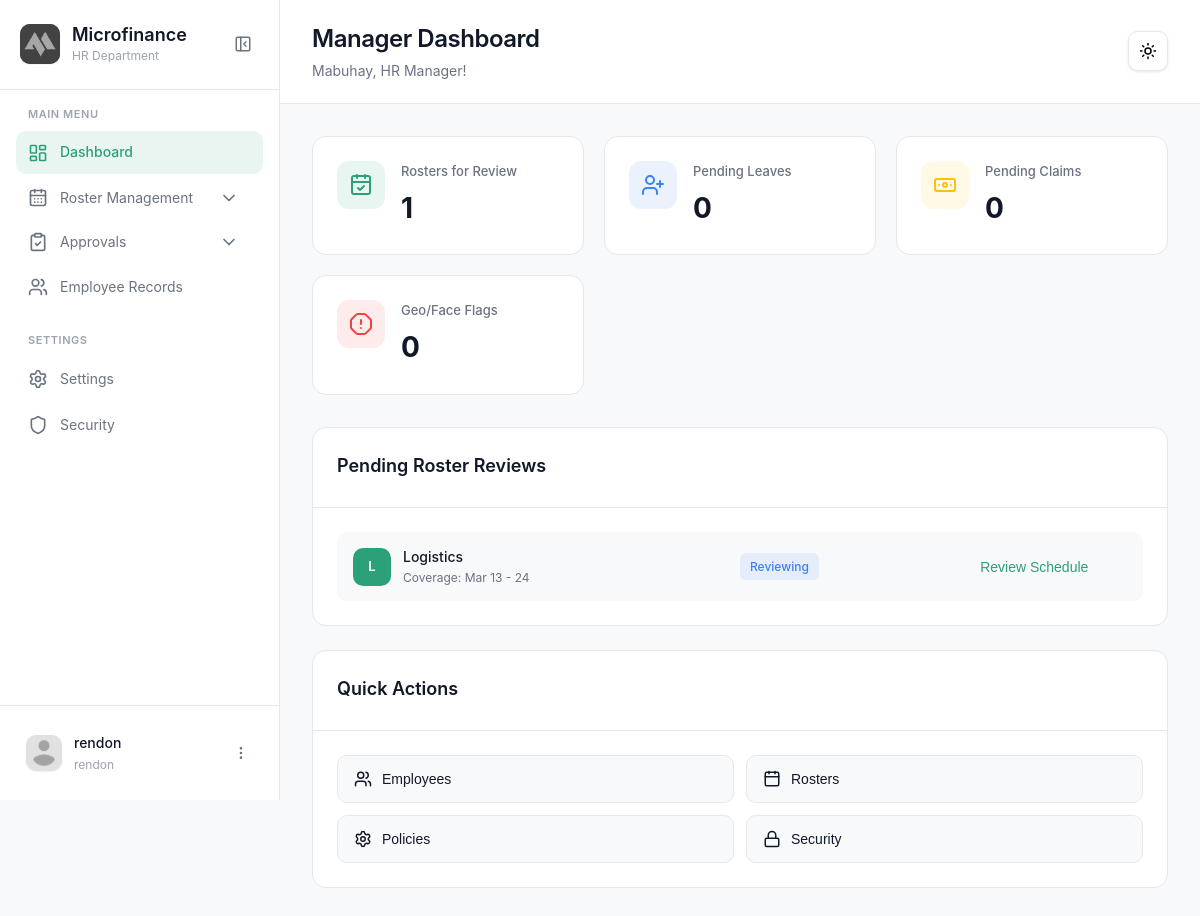
Page /modules/manager/dashboard.php (signed in) on the committed database.
### tables this page shows
CREATE TABLE `weekly_roster` (
  `RosterID` int(11) NOT NULL,
  `DepartmentID` int(11) NOT NULL,
  `WeekStart` date NOT NULL,
  `WeekEnd` date NOT NULL,
  `Status` enum('DRAFT','FOR_REVIEW','RETURNED','APPROVED','PUBLISHED') NOT NULL DEFAULT 'DRAFT',
  `CreatedByAccountID` int(11) NOT NULL,
  `CreatedAt` timestamp NOT NULL DEFAULT current_timestamp(),
  `UpdatedAt` timestamp NOT NULL DEFAULT current_timestamp() ON UPDATE current_timestamp(),
  `ReviewedByAccountID` int(11) DEFAULT NULL,
  `ReviewedAt` datetime DEFAULT NULL,
  `ReviewNotes` text DEFAULT NULL,
  `PublishedByAccountID` int(11) DEFAULT NULL,
  `PublishedAt` datetime DEFAULT NULL
);

CREATE TABLE `department` (
  `DepartmentID` int(11) NOT NULL,
  `DepartmentName` varchar(100) NOT NULL
);

### modules/manager/dashboard.php (the view, shortened to what this page needs)
<?php
require_once "../../config/config.php";
$managerName = $_SESSION['Username'] ?? 'HR Manager';
$rosterCount = $conn->query("SELECT COUNT(*) as total FROM weekly_roster WHERE Status = 'FOR_REVIEW'")->fetch_assoc()['total'] ?? 0;
$leaveCount  = $conn->query("SELECT COUNT(*) as total FROM leave_requests WHERE Status = 'PENDING'")->fetch_assoc()['total'] ?? 0;
$claimCount  = $conn->query("SELECT COUNT(*) as total FROM reimbursement_claims WHERE Status = 'PENDING'")->fetch_assoc()['total'] ?? 0;
?>
<!DOCTYPE html>
<html lang="en">
<head>
    <link rel="stylesheet" href="../../css/officer/dashboard.css">
</head>
<body class="theme-controlled">
    <?php include "sidebar.php"; ?>
    <main class="main-content">
        <header class="page-header">
            <div class="header-left">
                <div class="header-title">
                    <h1>Manager Dashboard</h1>
                    <p>Mabuhay, <?php echo htmlspecialchars($managerName); ?>!</p>
                </div>
            </div>
            <div class="header-right">
                <?php include "theme.php"; ?>
            </div>
        </header>
        <div class="content-wrapper">
            <div class="stats-grid">
                <div class="stat-card">
                    <div class="stat-icon" style="background: rgba(44, 160, 120, 0.1); color: var(--brand-green);"><i data-lucide="calendar-check"></i></div>
                    <div class="stat-content">
                        <span class="stat-label">Rosters for Review</span>
                        <span class="stat-value"><?php echo $rosterCount; ?></span>
                    </div>
                </div>
                <div class="stat-card">
                    <div class="stat-icon" style="background: rgba(59, 130, 246, 0.1); color: #3b82f6;"><i data-lucide="user-plus"></i></div>
                    <div class="stat-content">
                        <span class="stat-label">Pending Leaves</span>
                        <span class="stat-value"><?php echo $leaveCount; ?></span>
                    </div>
                </div>
                <div class="stat-card">
                    <div class="stat-icon" style="background: rgba(255, 193, 7, 0.1); color: var(--brand-yellow);"><i data-lucide="banknote"></i></div>
                    <div class="stat-content">
                        <span class="stat-label">Pending Claims</span>
                        <span class="stat-value"><?php echo $claimCount; ?></span>
                    </div>
                </div>
                <div class="stat-card">
                    <div class="stat-icon" style="background: rgba(239, 68, 68, 0.1); color: #ef4444;"><i data-lucide="alert-octagon"></i></div>
                    <div class="stat-content">
                        <span class="stat-label">Geo/Face Flags</span>
                        <span class="stat-value">0</span>
                    </div>
                </div>
            </div>
            <div class="content-grid">
                <div class="content-card">
                    <div class="card-header">
                        <h3 class="card-title">Pending Roster Reviews</h3>
                    </div>
                    <div class="card-body">
                        <div class="data-table">
                            <?php
                            $resList = $conn->query("SELECT wr.*, d.DepartmentName FROM weekly_roster wr JOIN department d ON wr.DepartmentID = d.DepartmentID WHERE wr.Status = 'FOR_REVIEW' LIMIT 5");
                            if ($resList->num_rows > 0):
                                while($row = $resList->fetch_assoc()): ?>
                                    <div class="table-row">
                                        <div class="client-info">
                                            <div class="client-avatar" style="background: var(--brand-green);"><?php echo substr($row['DepartmentName'],0,1); ?></div>
                                            <div>
                                                <p class="client-name"><?php echo $row['DepartmentName']; ?></p>
                                                <p class="client-detail">Coverage: <?php echo date('M d', strtotime($row['WeekStart'])); ?> - <?php echo date('d', strtotime($row['WeekEnd'])); ?></p>
                                            </div>
                                        </div>
                                        <span class="badge-status review">Reviewing</span>
                                        <button class="btn-text" onclick="location.href='detailed_review.php?id=<?php echo $row['RosterID']; ?>'">Review Schedule</button>
                                    </div>
                                <?php endwhile;
                            else: ?>
                                <p style="text-align:center; color: var(--text-muted); padding: 20px;">All rosters are cleared.</p>
                            <?php endif; ?>
                        </div>
                    </div>
                </div>
                <div class="content-card">
                    <div class="card-header"><h3 class="card-title">Quick Actions</h3></div>
                    <div class="card-body">
                        <div class="quick-actions">
                            <button class="action-btn" onclick="location.href='employees.php'"><i data-lucide="users"></i> Employees</button>
                            <button class="action-btn" onclick="location.href='roster_review.php'"><i data-lucide="calendar"></i> Rosters</button>
                            <button class="action-btn" onclick="location.href='settings.php'"><i data-lucide="settings"></i> Policies</button>
                            <button class="action-btn" onclick="location.href='security.php'"><i data-lucide="lock"></i> Security</button>
                        </div>
                    </div>
                </div>
            </div>
        </div>
    </main>
</body>
</html>

### css/officer/dashboard.css (style rules this page uses)
:root { --brand-green: #2ca078; --brand-yellow: #ffc107; --background: #f8f9fa; --surface: #ffffff; --surface-hover: #f5f5f5; --text-primary: #111827; --text-secondary: #6b7280; --text-tertiary: #9ca3af; --border-color: #e5e7eb; --shadow-sm: 0 1px 2px 0 rgba(0,0,0,.05); --shadow: 0 1px 3px 0 rgba(0,0,0,.10), 0 1px 2px 0 rgba(0,0,0,.06); --shadow-lg: 0 10px 15px -3px rgba(0,0,0,.10), 0 4px 6px -2px rgba(0,0,0,.05); --sidebar-width: 280px; --sidebar-collapsed-width: 72px; --transition: all .2s cubic-bezier(.4, 0, .2, 1); --transition-slow: all .3s cubic-bezier(.4, 0, .2, 1); }
* { margin: 0; padding: 0; box-sizing: border-box; }
body { font-family: -apple-system, BlinkMacSystemFont, "Segoe UI", Roboto, sans-serif; background: var(--background); color: var(--text-primary); line-height: 1.6; overflow-x: hidden; transition: background-color .3s ease, color .3s ease; }
.main-content { margin-left: var(--sidebar-width); min-height: 100vh; transition: var(--transition-slow); }
.page-header { background: var(--surface); border-bottom: 1px solid var(--border-color); padding: 20px 32px; display: flex; align-items: center; justify-content: space-between; gap: 24px; position: sticky; top: 0; z-index: 100; min-height: 80px; width: 100%; }
.header-left, .header-right { display: flex; align-items: center; }
.header-left { gap: 16px; flex: 1; }
.header-right { gap: 8px; }
.header-title h1 { font-size: 24px; font-weight: 600; margin-bottom: 2px; letter-spacing: -.02em; }
.header-title p { font-size: 14px; color: var(--text-secondary); }
.content-wrapper { padding: 32px; max-width: 1600px; }
.stat-card, .content-card { background: var(--surface); border: 1px solid var(--border-color); border-radius: 14px; transition: var(--transition); }
.stats-grid { display: grid; grid-template-columns: repeat(auto-fit, minmax(260px, 1fr)); gap: 20px; margin-bottom: 32px; }
.stat-card { padding: 24px; display: flex; gap: 16px; }
.stat-icon { width: 48px; height: 48px; border-radius: 12px; display: flex; align-items: center; justify-content: center; flex-shrink: 0; }
.stat-icon svg { width: 24px; height: 24px; }
.stat-content { display: flex; flex-direction: column; gap: 4px; flex: 1; }
.stat-label { font-size: 13px; color: var(--text-secondary); font-weight: 500; }
.stat-value { font-size: 28px; font-weight: 700; letter-spacing: -.02em; }
.content-grid, .bottom-grid { display: grid; grid-template-columns: 1fr 1fr; gap: 24px; margin-bottom: 24px; }
.content-card { overflow: hidden; }
.card-header { padding: 24px; border-bottom: 1px solid var(--border-color); display: flex; align-items: center; justify-content: space-between; gap: 16px; }
.card-title { font-size: 18px; font-weight: 600; margin-bottom: 2px; }
.card-body { padding: 24px; }
.btn-text { background: none; border: none; color: var(--brand-green); font-size: 14px; font-weight: 500; cursor: pointer; padding: 6px 12px; border-radius: 8px; transition: var(--transition); }
.data-table, .payment-list, .activity-list { display: flex; flex-direction: column; gap: 12px; }
.table-row, .payment-item { display: grid; align-items: center; gap: 16px; padding: 14px 16px; background: var(--background); border-radius: 10px; transition: var(--transition); }
.table-row { grid-template-columns: 2fr 1fr 1fr; }
.client-info { display: flex; align-items: center; gap: 12px; }
.client-avatar { width: 38px; height: 38px; border-radius: 10px; display: flex; align-items: center; justify-content: center; color: #fff; font-weight: 600; font-size: 13px; flex-shrink: 0; }
.client-name { font-size: 14px; font-weight: 500; }
.client-detail { font-size: 12px; color: var(--text-secondary); }
.badge-status { display: inline-flex; align-items: center; justify-content: center; padding: 4px 10px; border-radius: 6px; font-size: 12px; font-weight: 500; width: fit-content; }
.badge-status.review { background: rgba(59, 130, 246, .10); color: #3b82f6; }
.quick-actions { display: grid; grid-template-columns: repeat(2, 1fr); gap: 12px; }
.action-btn { display: flex; align-items: center; gap: 10px; padding: 14px 16px; background: var(--background); border: 1px solid var(--border-color); border-radius: 10px; color: var(--text-primary); font-size: 14px; font-weight: 500; cursor: pointer; transition: var(--transition); }
.action-btn svg { width: 18px; height: 18px; flex-shrink: 0; }
@media (max-width: 1200px) { .content-grid, .bottom-grid { grid-template-columns: 1fr; } }

### rows in the picture
weekly_roster: DepartmentID.DepartmentName "L", DepartmentID.DepartmentName "Logistics", WeekStart "Mar 13", WeekEnd "24"

### other values in the picture
$deptName "HR Department"
$userName "rendon"
$userRole "rendon"
$managerName "HR Manager"
$rosterCount "1"
$leaveCount "0"
$claimCount "0"
